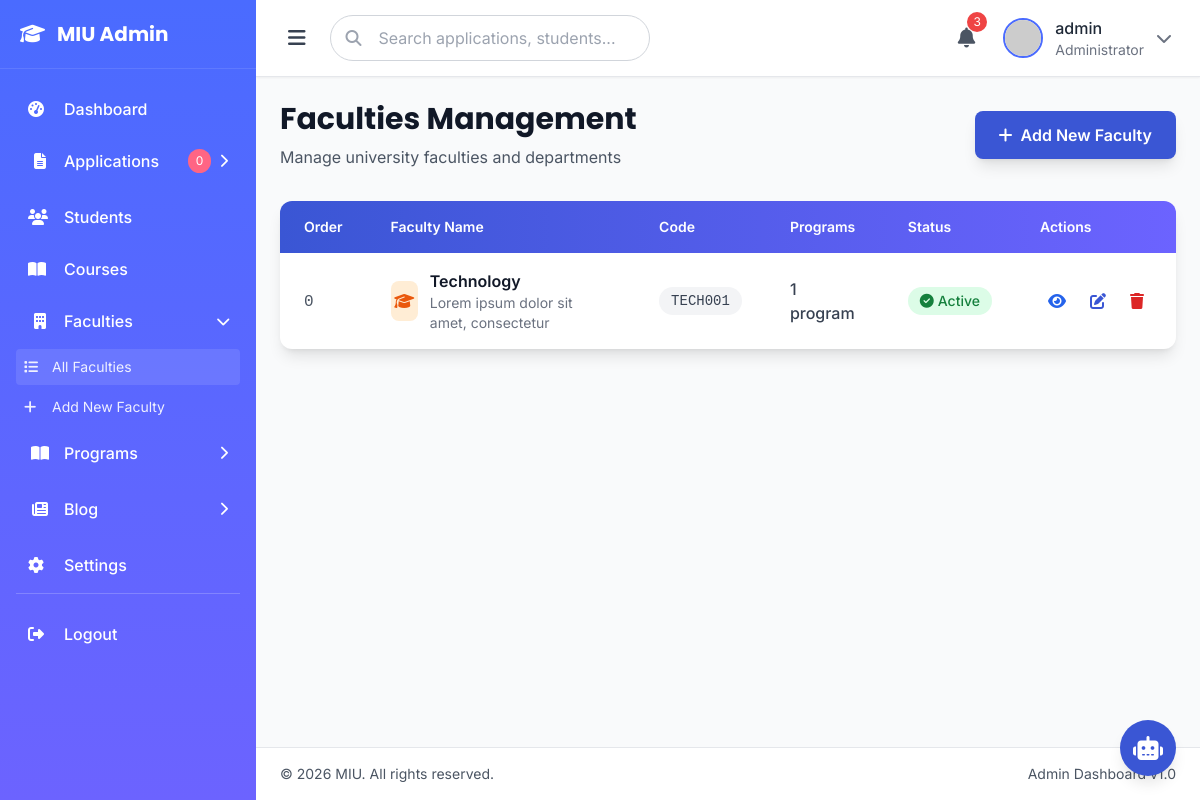
The app's page /management/faculties/ (signed in), older data.
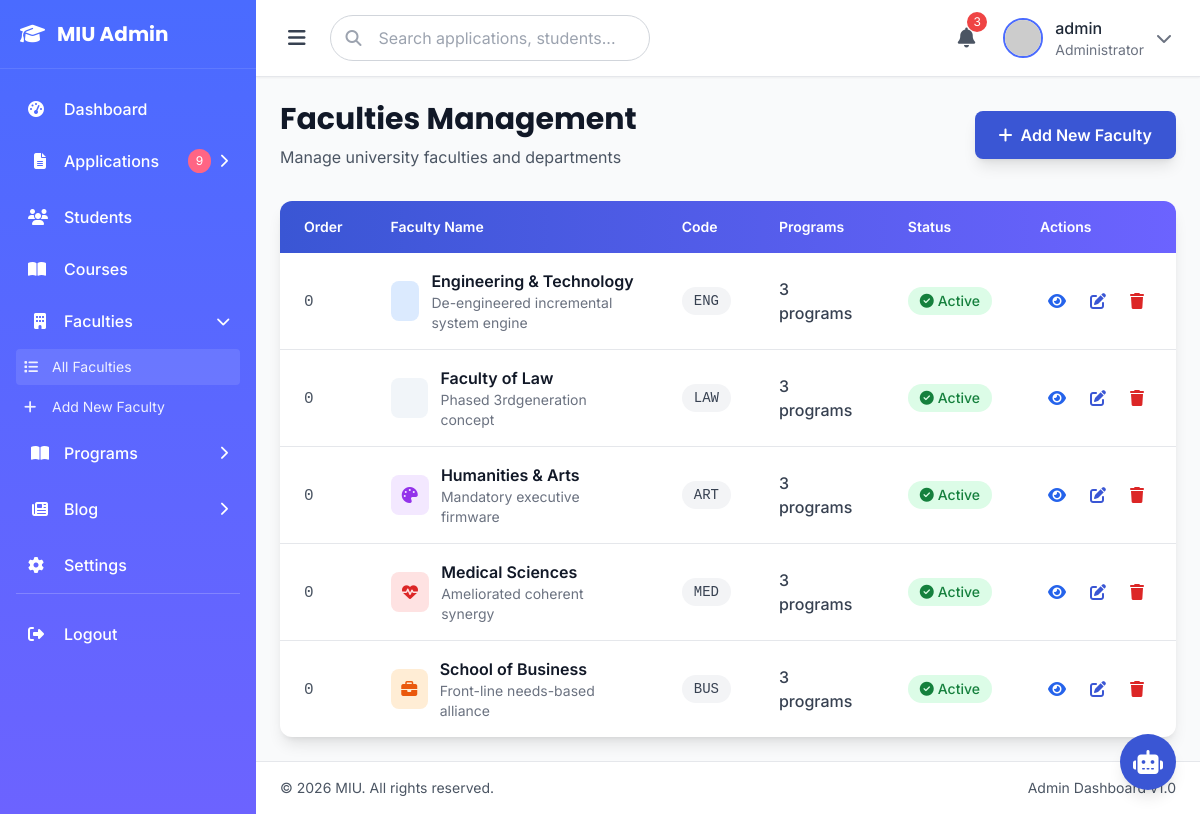
The same page, newer data.
### eduweb/models.py (models this page shows, shortened)
class Faculty(models.Model):
    name = models.CharField(max_length=200, help_text="Faculty name (e.g., Faculty of Business)")
    slug = models.SlugField(max_length=200, unique=True, help_text="URL-friendly name")
    code = models.CharField(max_length=20, unique=True, help_text="Faculty code (e.g., BUS, ENG)")
    icon = models.CharField(max_length=50, default='graduation-cap', help_text="Lucide icon name")
    color_primary = models.CharField(max_length=20, default='orange', help_text="Primary color")
    color_secondary = models.CharField(max_length=20, default='amber', help_text="Secondary color")
    tagline = models.CharField(max_length=200, help_text="Short tagline for hero section")
    description = models.TextField(help_text="Main description of the faculty")
    mission = models.TextField(blank=True, help_text="Faculty mission statement")
    vision = models.TextField(blank=True, help_text="Faculty vision statement")
    hero_image = models.ImageField(upload_to='faculties/heroes/', blank=True, null=True)
    about_image = models.ImageField(upload_to='faculties/about/', blank=True, null=True)
    student_count = models.IntegerField(default=0, help_text="Number of students")
    placement_rate = models.IntegerField(default=0, help_text="Career placement rate (0-100)")
    partner_count = models.IntegerField(default=0, help_text="Number of corporate partners")
    international_faculty = models.IntegerField(default=0, help_text="International faculty percentage")
    accreditation = models.TextField(blank=True, help_text="Accreditation details")
    special_features = models.JSONField(default=list, blank=True, help_text="List of special features")
    meta_description = models.CharField(max_length=160, blank=True)
    meta_keywords = models.CharField(max_length=255, blank=True)
    is_active = models.BooleanField(default=True)
    display_order = models.IntegerField(default=0)
    created_at = models.DateTimeField(auto_now_add=True)
    updated_at = models.DateTimeField(auto_now=True)
    class Meta:
        verbose_name = 'Faculty'
        verbose_name_plural = 'Faculties'
        ordering = ['display_order', 'name']

### management/views.py (the view)
# urls.py: path('faculties/', views.faculties_list, name='faculties_list'),
@login_required(login_url='eduweb:auth_page')
@user_passes_test(is_admin)
def faculties_list(request):
    faculties = Faculty.objects.all().order_by('display_order', 'name')
    pending_count = CourseApplication.objects.filter(status__in=['submitted', 'under_review']).count()
    context = {
        'faculties': faculties,
        'pending_count': pending_count,
    }
    return render(request, 'management/faculties_list.html', context)

### eduweb/context.py (called while the page is built)
def navigation_data(request):
    faculties = Faculty.objects.filter(is_active=True).prefetch_related('courses')[:11]
    courses = Course.objects.filter(is_active=True).select_related('faculty')[:11]
    return {
        'all_faculties': faculties,
        'all_courses': courses,
    }

### eduweb/views.py (called while the page is built)
def application_status_context(request):
    has_pending_application = False
    if request.user.is_authenticated:
        has_pending_application = CourseApplication.objects.filter(
            user=request.user,
            status__in=['submitted', 'under_review', 'reviewed']
        ).exists()
    return {'has_pending_application': has_pending_application}

### management/views.py (called while the page is built)
def is_admin(user):
    return user.is_staff or user.is_superuser

### templates/management/faculties_list.html (shortened to what the changed rows need)
{% extends 'management/base.html' %}
{% block content %}
<div class="mb-8">
    <div class="flex flex-col md:flex-row md:items-center md:justify-between">
        <div>
            <h1 class="text-3xl font-bold text-gray-900 font-display">Faculties Management</h1>
        </div>
    </div>
</div>
<div class="bg-white rounded-xl shadow-lg overflow-hidden">
    <div class="overflow-x-auto">
        <table class="w-full">
            <thead class="bg-gradient-to-r from-primary-600 to-secondary-500 text-white">
                <tr>
                    <th class="px-6 py-4 text-left text-sm font-semibold">Order</th>
                    <th class="px-6 py-4 text-left text-sm font-semibold">Faculty Name</th>
                    <th class="px-6 py-4 text-left text-sm font-semibold">Code</th>
                    <th class="px-6 py-4 text-left text-sm font-semibold">Programs</th>
                    <th class="px-6 py-4 text-left text-sm font-semibold">Status</th>
                    <th class="px-6 py-4 text-left text-sm font-semibold">Actions</th>
                </tr>
            </thead>
            <tbody class="divide-y divide-gray-200">
                {% for faculty in faculties %}
                <tr class="hover:bg-gray-50 transition-colors">
                    <td class="px-6 py-4">
                        <span class="font-mono text-gray-600">{{ faculty.display_order }}</span>
                    </td>
                    <td class="px-6 py-4">
                        <div class="flex items-center gap-3">
                            <div class="w-10 h-10 bg-{{ faculty.color_primary }}-100 rounded-lg flex items-center justify-center">
                                <i class="fas fa-{{ faculty.icon }} text-{{ faculty.color_primary }}-600"></i>
                            </div>
                            <div>
                                <p class="font-semibold text-gray-900">{{ faculty.name }}</p>
                                <p class="text-sm text-gray-500">{{ faculty.tagline|truncatewords:8 }}</p>
                            </div>
                        </div>
                    </td>
                    <td class="px-6 py-4">
                        <span class="inline-flex items-center px-3 py-1 bg-gray-100 text-gray-700 rounded-full text-sm font-mono">
                            {{ faculty.code }}
                        </span>
                    </td>
                    <td class="px-6 py-4">
                        <span class="text-gray-700 font-medium">{{ faculty.courses.count }} program{{ faculty.courses.count|pluralize }}</span>
                    </td>
                    <td class="px-6 py-4">
                        {% if faculty.is_active %}
                        <span class="inline-flex items-center gap-1 px-3 py-1 bg-green-100 text-green-700 rounded-full text-sm font-medium">
                            <i class="fas fa-check-circle"></i>
                            Active
                        </span>
                        {% else %}
                        <span class="inline-flex items-center gap-1 px-3 py-1 bg-gray-100 text-gray-700 rounded-full text-sm font-medium">
                            <i class="fas fa-times-circle"></i>
                            Inactive
                        </span>
                        {% endif %}
                    </td>
                    <td class="px-6 py-4">
                        <div class="flex items-center gap-2">
                            <a href="{% url 'eduweb:faculty_detail' faculty.slug %}" target="_blank" class="p-2 text-blue-600 hover:bg-blue-50 rounded-lg transition-all" title="View Page">
                                <i class="fas fa-eye"></i>
                            </a>
                            <a href="{% url 'management:faculty_edit' faculty.pk %}" class="p-2 text-primary-600 hover:bg-primary-50 rounded-lg transition-all" title="Edit">
                                <i class="fas fa-edit"></i>
                            </a>
                            <form method="post" action="{% url 'management:faculty_delete' faculty.pk %}" class="inline" onsubmit="return confirm('Are you sure you want to delete {{ faculty.name }}? This will also affect related courses.');">
                                <button type="submit" class="p-2 text-red-600 hover:bg-red-50 rounded-lg transition-all" title="Delete">
                                    <i class="fas fa-trash"></i>
                                </button>
                            </form>
                        </div>
                    </td>
                </tr>
                {% endfor %}
            </tbody>
        </table>
    </div>
</div>
{% endblock %}

### templates/management/base.html (shortened to what the changed rows need)
{% load static %}
<!DOCTYPE html>
<html lang="en" class="scroll-smooth">
<head>
    <script src="https://cdn.tailwindcss.com"></script>
    <link rel="stylesheet" href="https://cdnjs.cloudflare.com/ajax/libs/font-awesome/6.4.0/css/all.min.css">
    <link rel="stylesheet" href="https://cdn.datatables.net/1.13.7/css/jquery.dataTables.min.css">
    <link rel="stylesheet" href="https://cdn.datatables.net/buttons/2.4.2/css/buttons.dataTables.min.css">
</head>
<body class="bg-gray-50 text-gray-800 font-sans antialiased">
    <div class="flex min-h-screen">
        <aside id="sidebar" class="w-64 bg-gradient-to-b from-primary-500 to-secondary-500 text-white flex-shrink-0 fixed inset-y-0 left-0 z-40 transform -translate-x-full md:translate-x-0 transition-transform duration-300">
            <div class="flex flex-col h-full">
                <nav class="flex-1 overflow-y-auto p-4" aria-label="Main navigation">
                    <ul class="space-y-1">
                        <li>
                            <button class="flex items-center justify-between w-full p-3 text-white hover:bg-white/10 transition-all rounded menu-toggle" data-target="applicationsMenu" aria-expanded="false">
                                <div class="flex items-center">
                                    <span class="bg-accent-500 text-white text-xs px-2 py-1 rounded-full mr-2">{{ pending_count|default:0 }}</span>
                                    <i class="fas fa-chevron-right text-sm transition-transform duration-300 menu-arrow" aria-hidden="true"></i>
                                </div>
                            </button>
                        </li>
                    </ul>
                </nav>
            </div>
        </aside>
        <div class="flex-1 flex flex-col min-h-screen md:ml-64">
            <main class="flex-1 p-4 md:p-6">
                {% block content %}{% endblock %}
            </main>
        </div>
    </div>
</body>
</html>

Row changes from the older to the newer data that the page shows:
removed Faculty: display_order "0", name "Technology", tagline "Lorem ipsum dolor sit amet, consectetur", code "TECH001", courses.count "1", is_active True (drawn)
added Faculty: display_order "0", name "Engineering & Technology", tagline "De-engineered incremental system engine", code "ENG", courses.count "3", is_active True (drawn), color_primary "blue" (drawn)
added Faculty: display_order "0", name "Faculty of Law", tagline "Phased 3rdgeneration concept", code "LAW", courses.count "3", is_active True (drawn), color_primary "slate" (drawn)
added Faculty: display_order "0", name "Humanities & Arts", tagline "Mandatory executive firmware", code "ART", courses.count "3", is_active True (drawn), color_primary "purple" (drawn)
added Faculty: display_order "0", name "Medical Sciences", tagline "Ameliorated coherent synergy", code "MED", courses.count "3", is_active True (drawn), color_primary "red" (drawn)
added Faculty: display_order "0", name "School of Business", tagline "Front-line needs-based alliance", code "BUS", courses.count "3", is_active True (drawn)
Text that changed along with them:
{{ pending_count|default:0 }}: "0" → "9"
